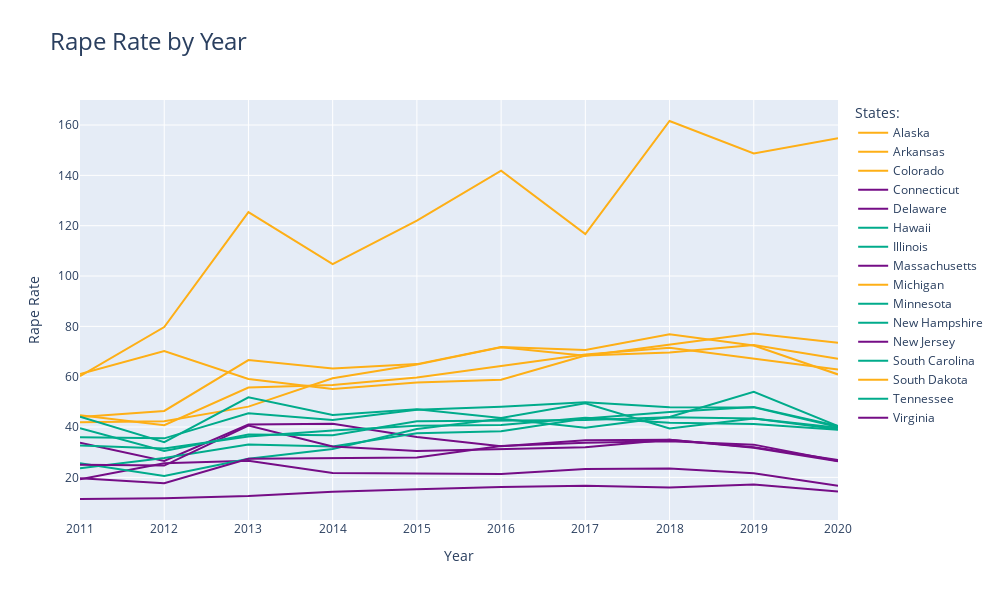

Source (notebook cell):
### Markdown cell above
### 5.5 Rape Rate by Year

### Code cell
gen_figure(data_df, 'rape_rate', 'Rape Rate by Year', 'Rape Rate')

### Figure 1 — Plotly figure (JSON) as saved in the notebook; plotly's stock layout.template omitted (floating-point values rounded to 4 significant figures)
{"data": [{"hovertemplate": "<b>%{text:.2f}%</b><brstate: %{name}<br>year: %{x}", "line": {"color": "#FEAF16", "width": 2}, "mode": "lines", "name": "Alaska", "text": [60.2, 79.7, 125.4, 104.7, 122, 141.9, 116.7, 161.6, 148.7, 154.8], "type": "scatter", "x": [2011, 2012, 2013, 2014, 2015, 2016, 2017, 2018, 2019, 2020], "y": [60.2, 79.7, 125.4, 104.7, 122, 141.9, 116.7, 161.6, 148.7, 154.8]}, {"hovertemplate": "<b>%{text:.2f}%</b><brstate: %{name}<br>year: %{x}", "line": {"color": "#FEAF16", "width": 2}, "mode": "lines", "name": "Arkansas", "text": [41.9, 42.3, 48.1, 59.4, 64.8, 71.7, 68.3, 72.9, 77.2, 73.5], "type": "scatter", "x": [2011, 2012, 2013, 2014, 2015, 2016, 2017, 2018, 2019, 2020], "y": [41.9, 42.3, 48.1, 59.4, 64.8, 71.7, 68.3, 72.9, 77.2, 73.5]}, {"hovertemplate": "<b>%{text:.2f}%</b><brstate: %{name}<br>year: %{x}", "line": {"color": "#FEAF16", "width": 2}, "mode": "lines", "name": "Colorado", "text": [44.7, 40.7, 55.7, 56.7, 59.7, 64.2, 68.8, 71.5, 67.2, 62.9], "type": "scatter", "x": [2011, 2012, 2013, 2014, 2015, 2016, 2017, 2018, 2019, 2020], "y": [44.7, 40.7, 55.7, 56.7, 59.7, 64.2, 68.8, 71.5, 67.2, 62.9]}, {"hovertemplate": "<b>%{text:.2f}%</b><brstate: %{name}<br>year: %{x}", "line": {"color": "#750D86", "width": 2}, "mode": "lines", "name": "Connecticut", "text": [19.2, 25.6, 26.6, 21.7, 21.5, 21.3, 23.3, 23.5, 21.6, 16.7], "type": "scatter", "x": [2011, 2012, 2013, 2014, 2015, 2016, 2017, 2018, 2019, 2020], "y": [19.2, 25.6, 26.6, 21.7, 21.5, 21.3, 23.3, 23.5, 21.6, 16.7]}, {"hovertemplate": "<b>%{text:.2f}%</b><brstate: %{name}<br>year: %{x}", "line": {"color": "#750D86", "width": 2}, "mode": "lines", "name": "Delaware", "text": [33.8, 26.5, 41, 41.3, 36, 32.4, 34.7, 34.9, 31.8, 26.4], "type": "scatter", "x": [2011, 2012, 2013, 2014, 2015, 2016, 2017, 2018, 2019, 2020], "y": [33.8, 26.5, 41, 41.3, 36, 32.4, 34.7, 34.9, 31.8, 26.4]}, {"hovertemplate": "<b>%{text:.2f}%</b><brstate: %{name}<br>year: %{x}", "line": {"color": "#00AB8B", "width": 2}, "mode": "lines", "name": "Hawaii", "text": [25.6, 20.5, 27.4, 31.3, 39.2, 43.3, 39.7, 44, 54, 40.4], "type": "scatter", "x": [2011, 2012, 2013, 2014, 2015, 2016, 2017, 2018, 2019, 2020], "y": [25.6, 20.5, 27.4, 31.3, 39.2, 43.3, 39.7, 44, 54, 40.4]}, {"hovertemplate": "<b>%{text:.2f}%</b><brstate: %{name}<br>year: %{x}", "line": {"color": "#00AB8B", "width": 2}, "mode": "lines", "name": "Illinois", "text": [23.6, 27.7, 33.1, 32.3, 37.5, 38.3, 43.4, 46, 48, 40.4], "type": "scatter", "x": [2011, 2012, 2013, 2014, 2015, 2016, 2017, 2018, 2019, 2020], "y": [23.6, 27.7, 33.1, 32.3, 37.5, 38.3, 43.4, 46, 48, 40.4]}, {"hovertemplate": "<b>%{text:.2f}%</b><brstate: %{name}<br>year: %{x}", "line": {"color": "#750D86", "width": 2}, "mode": "lines", "name": "Massachusetts", "text": [25, 24.7, 40.6, 32.3, 30.5, 31.2, 32, 34.9, 32, 26.9], "type": "scatter", "x": [2011, 2012, 2013, 2014, 2015, 2016, 2017, 2018, 2019, 2020], "y": [25, 24.7, 40.6, 32.3, 30.5, 31.2, 32, 34.9, 32, 26.9]}, {"hovertemplate": "<b>%{text:.2f}%</b><brstate: %{name}<br>year: %{x}", "line": {"color": "#FEAF16", "width": 2}, "mode": "lines", "name": "Michigan", "text": [44, 46.4, 66.6, 63.3, 65, 71.8, 70.6, 76.9, 72.4, 60.9], "type": "scatter", "x": [2011, 2012, 2013, 2014, 2015, 2016, 2017, 2018, 2019, 2020], "y": [44, 46.4, 66.6, 63.3, 65, 71.8, 70.6, 76.9, 72.4, 60.9]}, {"hovertemplate": "<b>%{text:.2f}%</b><brstate: %{name}<br>year: %{x}", "line": {"color": "#00AB8B", "width": 2}, "mode": "lines", "name": "Minnesota", "text": [39.5, 30.5, 37, 36.7, 42.3, 42.5, 42.8, 43.9, 43.4, 39.1], "type": "scatter", "x": [2011, 2012, 2013, 2014, 2015, 2016, 2017, 2018, 2019, 2020], "y": [39.5, 30.5, 37, 36.7, 42.3, 42.5, 42.8, 43.9, 43.4, 39.1]}, {"hovertemplate": "<b>%{text:.2f}%</b><brstate: %{name}<br>year: %{x}", "line": {"color": "#00AB8B", "width": 2}, "mode": "lines", "name": "New Hampshire", "text": [44.1, 34, 51.8, 44.8, 47.1, 43.6, 49.4, 39.4, 43.4, 39.7], "type": "scatter", "x": [2011, 2012, 2013, 2014, 2015, 2016, 2017, 2018, 2019, 2020], "y": [44.1, 34, 51.8, 44.8, 47.1, 43.6, 49.4, 39.4, 43.4, 39.7]}, {"hovertemplate": "<b>%{text:.2f}%</b><brstate: %{name}<br>year: %{x}", "line": {"color": "#750D86", "width": 2}, "mode": "lines", "name": "New Jersey", "text": [11.4, 11.7, 12.6, 14.3, 15.3, 16.2, 16.7, 16, 17.2, 14.4], "type": "scatter", "x": [2011, 2012, 2013, 2014, 2015, 2016, 2017, 2018, 2019, 2020], "y": [11.4, 11.7, 12.6, 14.3, 15.3, 16.2, 16.7, 16, 17.2, 14.4]}, {"hovertemplate": "<b>%{text:.2f}%</b><brstate: %{name}<br>year: %{x}", "line": {"color": "#00AB8B", "width": 2}, "mode": "lines", "name": "South Carolina", "text": [35.9, 35.5, 45.5, 42.8, 46.9, 48.1, 49.8, 47.9, 47.8, 40], "type": "scatter", "x": [2011, 2012, 2013, 2014, 2015, 2016, 2017, 2018, 2019, 2020], "y": [35.9, 35.5, 45.5, 42.8, 46.9, 48.1, 49.8, 47.9, 47.8, 40]}, {"hovertemplate": "<b>%{text:.2f}%</b><brstate: %{name}<br>year: %{x}", "line": {"color": "#FEAF16", "width": 2}, "mode": "lines", "name": "South Dakota", "text": [61.1, 70.2, 59.1, 55.1, 57.7, 58.8, 68.4, 69.6, 72.6, 67.1], "type": "scatter", "x": [2011, 2012, 2013, 2014, 2015, 2016, 2017, 2018, 2019, 2020], "y": [61.1, 70.2, 59.1, 55.1, 57.7, 58.8, 68.4, 69.6, 72.6, 67.1]}, {"hovertemplate": "<b>%{text:.2f}%</b><brstate: %{name}<br>year: %{x}", "line": {"color": "#00AB8B", "width": 2}, "mode": "lines", "name": "Tennessee", "text": [32.7, 31.5, 36.2, 38.6, 40.5, 40.8, 43.7, 41.7, 41.2, 38.9], "type": "scatter", "x": [2011, 2012, 2013, 2014, 2015, 2016, 2017, 2018, 2019, 2020], "y": [32.7, 31.5, 36.2, 38.6, 40.5, 40.8, 43.7, 41.7, 41.2, 38.9]}, {"hovertemplate": "<b>%{text:.2f}%</b><brstate: %{name}<br>year: %{x}", "line": {"color": "#750D86", "width": 2}, "mode": "lines", "name": "Virginia", "text": [19.6, 17.7, 27.4, 27.7, 27.9, 32.5, 33.8, 34.3, 33, 26.5], "type": "scatter", "x": [2011, 2012, 2013, 2014, 2015, 2016, 2017, 2018, 2019, 2020], "y": [19.6, 17.7, 27.4, 27.7, 27.9, 32.5, 33.8, 34.3, 33, 26.5]}], "layout": {"height": 600, "legend": {"title": {"text": "States:"}}, "title": {"font": {"size": 24}, "text": "Rape Rate by Year"}, "width": 1000, "xaxis": {"title": {"text": "Year"}}, "yaxis": {"title": {"text": "Rape Rate"}}}}
